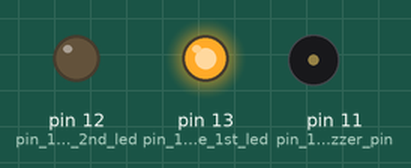
The sketch below on a simulated Arduino Uno, built with avr-gcc and run on an emulated ATmega328P. Shown: output pins drawn as LEDs (lit = HIGH), buzzer (waves = sounding). Random numbers use the default seed unless the sketch sets one.

Above: at 0.3 s.
At 1.04 s:
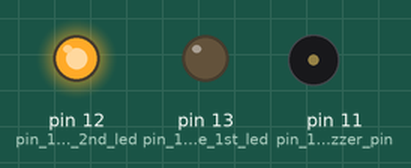
At 16.54 s:
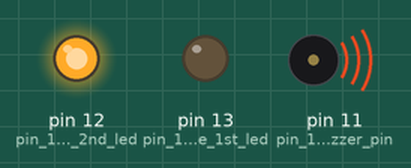
At 33.4 s:
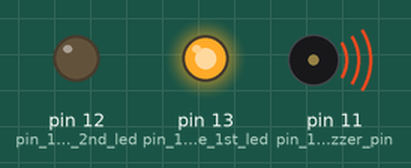
Timing chart, 0 to 40.0 s (numbered marks = the images above):
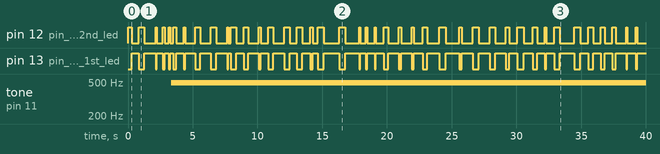

The sketch:

Flashing_leds.ino
```cpp
void setup() {
  // put your setup code here, to run once:
  pinMode(13, OUTPUT);    //  pin 13 is the 1st led
  pinMode(12, OUTPUT);    //  pin 12 is the 2nd led
  pinMode(11, OUTPUT);    //  pin 11 is the buzzer pin
  Serial.begin(9600);
}

void loop() {
  // Generates random Numbers
  long randomSpeed = random(40,500);
  long randomSpeed2 = random(50,700);
  // Switches LEDs off and on
  digitalWrite(13, LOW);
  digitalWrite(12, HIGH);
  delay(randomSpeed);
  // Switches LEDs off and on
  digitalWrite(12, LOW);
  digitalWrite(13, HIGH);
  delay(randomSpeed2);
  // randomly activates buzzer
  if (random(1,10) == 1){
   analogWrite(11, random(1,255));
   delay(50);
   analogWrite(11, 0);
  }
  delay(randomSpeed);
}
```

Measured:
- by itself, tone on pin 11 (pin_11_is_the_buzzer_pin): silent → 490 Hz at 3.3 s
- by itself, pin 12 (pin_12_is_the_2nd_led): LOW → HIGH at 0.00 s, → LOW 0.29 s later, → HIGH 0.54 s later, → LOW 0.44 s later, … (82 changes in this stretch)
